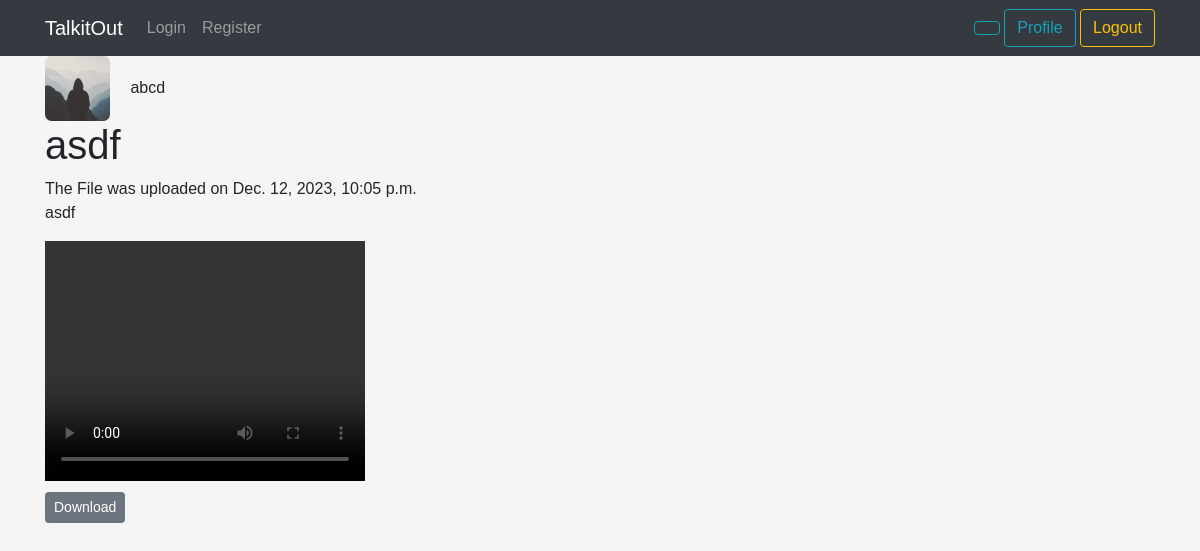
Page /stream/file/3/ on the committed database.
### stream/models.py (models this page shows, shortened)
class VidStream(models.Model):
    streamer = models.ForeignKey(User, on_delete=models.CASCADE)
    title = models.CharField(max_length=300)
    description = models.TextField(max_length=600)
    upload_date = models.DateTimeField(default=timezone.now)
    video = models.FileField(upload_to='')

### users/models.py (models this page shows, shortened)
class Profile(models.Model):
    user = models.OneToOneField(User, on_delete=models.CASCADE)
    image = models.ImageField(default='default.jpg', upload_to='profile_pics')
    lastseen = models.DateTimeField(default=timezone.now)  # Add lastseen field here

### stream/views.py (the view)
# urls.py: path('file/<int:pk>/', VideoDetailView.as_view(), name="video-detail"),
class VideoDetailView(DetailView):
    template_name = "stream/video-detail.html"
    model = VidStream

### stream/templates/stream/video-detail.html (shortened to what this page needs)
{% extends 'stream/base.html' %}
{% block content %}
    <div>
        <img class=" article-img" style="border-radius: 10%;" height="100" width="100" src="{{ object.streamer.profile.image.url }}">
        <h12>{{ object.streamer.username }}</h12>
    </div>
    <div>
        <h1>{{ object.title }}</h1>
        <h12>The File was uploaded on {{ object.upload_date }}</h12>
        <p>{{ object.description}}</p>
        <div>
            <video width="320" height="240" controls>
                <source src="{{ object.video.url }}" type="video/mp4">
            </video>
        </div>
        <div>
            <a class="btn btn-secondary btn-sm mt-1 mb-1" href="{{ object.video.url }}">Download</a>
        </div>
    </div>
{% endblock content %}

### stream/static/stream/css/style.css (style rules this page uses)
body { background: whitesmoke; font-family: Arial, Helvetica, sans-serif; }
.article-img { height: 65px; width: 65px; margin-right: 16px; }

### rows in the picture
VidStream: streamer.profile.image (placeholder picture), streamer.username "abcd", title "asdf", upload_date "Dec. 12, 2023, 10:05 p.m.", description "asdf"
